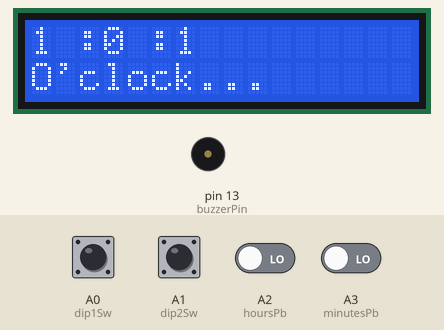
Recording of a sketch running on a simulated Arduino Uno, built with avr-gcc and run on an emulated ATmega328P. Shown: 16×2 character LCD, buzzer (waves = sounding, pin HIGH). The test bench sets the inputs (shaded band); at power-on: A0 (dip1Sw), A1 (dip2Sw), A2 (hoursPb), A3 (minutesPb) LOW.

Above: at 1.2 s.
1.3 s: A0 (dip1Sw) pulled HIGH for 0.15 s
At 1.44 s:
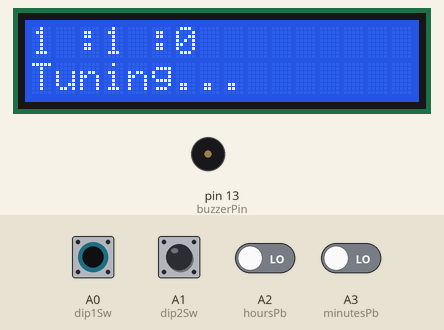
2.0 s: A3 (minutesPb) driven HIGH
At 2.25 s:
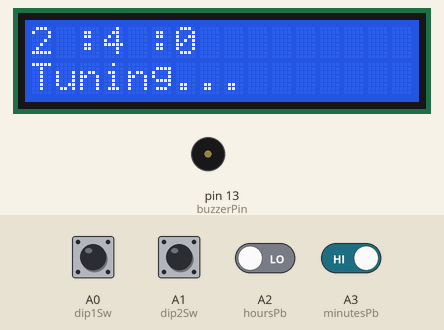
3.6 s: A1 (dip2Sw) pulled HIGH for 1 s
At 4.67 s:
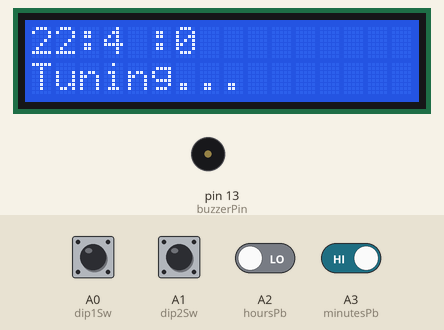
5.2 s: A2 (hoursPb) driven HIGH
9.4 s: A0 (dip1Sw) pulled HIGH for 1 s
At 9.8 s:
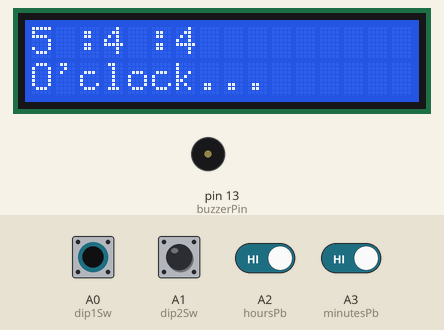
Timing chart, 0 to 12.4 s (numbered marks = the images above; inputs shaded):
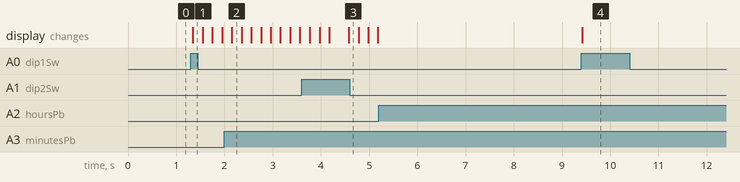

The sketch:

CH14_2.ino
```cpp
// ===== ch14_2.ino =====
// ===== LCD數位時鐘 =====
// ===== I2C LCD =====
#include  <Wire.h>          //掛載Wire.h標頭檔
#include  <LiquidCrystal_I2C.h>   //掛載LiquiaCrystal_I2C.h標頭檔
const int Address=0x27;       //宣告I2C位址
LiquidCrystal_I2C  I2C_LCD(Address,16,2); //建構LiquiaCrystal_I2C.h物件
// ===== 開關與蜂鳴器 =====
const int dip1Sw=A0;      //宣告A0腳連接顯示/調整模式切換指撥開關
const int dip2Sw=A1;      //宣告A1腳連接12/24模式切換指撥開關
const int hoursPb=A2;     //宣告A2腳連接時調整按鈕開關
const int minutesPb=A3;     //宣告A3腳連接分調整按鈕開關
const int buzzerPin=13;     //宣告13腳連接蜂鳴器
// ===== 時間 =====
unsigned long CK=0;   //宣告系統時間變數
byte seconds=0;     //宣告秒變數
byte minutes=0;     //宣告分變數
byte hours=1;     //宣告時變數
bool switchMode, timeMode;//宣告模式指標
void tBeep(void);   //宣告正點報時函數
void displayLCD(void); //宣告顯示函數
//初始設定
void setup() {
  I2C_LCD.begin();        //啟用LCD
  I2C_LCD.backlight();    //開啟LCD背光
  I2C_LCD.home();       //游標歸位
  pinMode(buzzerPin, OUTPUT);//將buzzerPin腳規畫為輸出埠
  digitalWrite(buzzerPin, 0); //buzzerPin初值設定為0
  CK = millis();      //取得系統時間
}
//主程式
void loop() {
  //讀取指撥開關(ON=0計時, OFF=1調整)
  switchMode= digitalRead(dip1Sw);  //讀取DIP1指撥開關
  //調整模式========================================
  while(switchMode){    //調整模式(DIP1指撥開關OFF)
    seconds=0;        //秒數歸零
    //顯示
    I2C_LCD.setCursor(0,1);     //cursor:0,1
    I2C_LCD.print("Tuning... "); //調整
    displayLCD();
    //讀取指撥開關(ON=0計時, OFF=1調整)
    switchMode = digitalRead(dip1Sw);
    //調整分
    bool mTune= digitalRead(minutesPb); //讀取minutesPb
    while(!mTune){
      if(++minutes==60) minutes=0;    //調整分
      I2C_LCD.setCursor(3,0);     //cursor:3,0
      I2C_LCD.print(minutes);     //分
      delay(200);           //每隔0.2秒加1
      mTune= digitalRead(minutesPb);  //讀取minutesPb
    }
    //調整時
    bool hTune= digitalRead(hoursPb);   //讀取hoursPb
    while(!hTune){
      timeMode= digitalRead(dip2Sw);  //讀取DIP2指撥開關
      //timeMode=true：12小時制(DIP2 OFF)
      //timeMode=false：24小時制(DIP2 ON)
    byte tt=timeMode? 12:24;    //設定時間顯示方式
      if(++hours==(tt+1)) hours=1;      //調整時
      I2C_LCD.setCursor(0,0);     //cursor:0,0
      I2C_LCD.print(hours);     //時
      delay(200);           //每隔0.2秒加1
      hTune= digitalRead(hoursPb); //讀取hoursPb
    }
  }
//計時模式========================================
  while(!switchMode){     //顯示時間模式(DIP1指撥開關ON)
    //顯示
    I2C_LCD.setCursor(0,1);     //cursor:0,1
    I2C_LCD.print("O'clock..."); //調整
    displayLCD();
    //讀取指撥開關(ON=0計時, OFF=1調整)
    switchMode= digitalRead(dip1Sw);
    if((millis()-CK)>=1000) {     //每1s執行一次
      CK = millis();          //儲存目前時間
      //時間處理
      timeMode= digitalRead(dip2Sw);  //讀取DIP2指撥開關
      //timeMode=true：12小時制(DIP2 OFF)
      //timeMode=false：24小時制(DIP2 ON)
    byte tt=timeMode? 12:24;    //設定時間顯示方式
      if(++seconds==60) {     //59秒
        seconds=0;      //秒歸零
        if(++minutes==60) {   //59分
          minutes=0;      //分歸零
          tBeep();      //正點報時
          if(++hours==(tt+1)){  //12/24時
            hours=1;      //時歸零(1)
          }  //12/24時迴圈
        }  //59分迴圈
      }  //59秒迴圈
    }  //1秒迴圈
  }
}
//自建函數
//宣告正點報時函數(嗶兩聲)
void tBeep(void){
  for(int cnts=0;cnts<2;cnts++){
    tone(buzzerPin,1000);   //產生1KHz嗶聲
    delay(100);         //持續0.1秒
    noTone(buzzerPin);    //靜音
    delay(100);         //持續0.1秒
  }
}
//顯示函數
void displayLCD(void){
    I2C_LCD.home();       //游標歸位
    I2C_LCD.print("  ");     //清空
    I2C_LCD.home();       //游標歸位
    I2C_LCD.print(hours);     //時(cursor:0)
    I2C_LCD.setCursor(2,0);     //cursor:2,0
    I2C_LCD.print(":");       //冒號(cursor:2)
    I2C_LCD.print("  ");     //清空
    I2C_LCD.setCursor(3,0);     //cursor:3,0
    I2C_LCD.print(minutes);     //分(cursor:3)
    I2C_LCD.setCursor(5,0);     //cursor:5,0
    I2C_LCD.print(":");       //冒號(cursor:5)
    I2C_LCD.print("  ");     //清空
    I2C_LCD.setCursor(6,0);     //cursor:6,0
    I2C_LCD.print(seconds);     //秒(cursor:6)
}
```

Measured:
- after the input at 1.3 s, the display: changes after 0.05 s (image 1)
- after the input at 5.2 s, every drawn part: stays the same
- after the input at 9.4 s, the display: changes at once (image 4)
